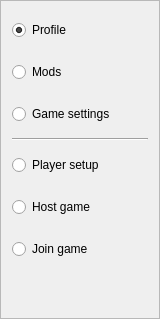
                <widget class="QFrame" name="GamePageTabsFrame">
                 <property name="maximumSize">
                  <size>
                   <width>160</width>
                   <height>16777215</height>
                  </size>
                 </property>
                 <property name="frameShape">
                  <enum>QFrame::StyledPanel</enum>
                 </property>
                 <property name="frameShadow">
                  <enum>QFrame::Raised</enum>
                 </property>
                 <layout class="QVBoxLayout" name="verticalLayout_2">
                  <item>
                   <widget class="QRadioButton" name="ProfileTabButton">
                    <property name="minimumSize">
                     <size>
                      <width>0</width>
                      <height>36</height>
                     </size>
                    </property>
                    <property name="text">
                     <string>Profile</string>
                    </property>
                    <property name="checked">
                     <bool>true</bool>
                    </property>
                   </widget>
                  </item>
                  <item>
                   <widget class="QRadioButton" name="FilesTabButton">
                    <property name="minimumSize">
                     <size>
                      <width>0</width>
                      <height>36</height>
                     </size>
                    </property>
                    <property name="text">
                     <string>Mods</string>
                    </property>
                   </widget>
                  </item>
                  <item>
                   <widget class="QRadioButton" name="GameSettingsTabButton">
                    <property name="minimumSize">
                     <size>
                      <width>0</width>
                      <height>36</height>
                     </size>
                    </property>
                    <property name="text">
                     <string>Game settings</string>
                    </property>
                   </widget>
                  </item>
                  <item>
                   <widget class="Line" name="line">
                    <property name="orientation">
                     <enum>Qt::Horizontal</enum>
                    </property>
                   </widget>
                  </item>
                  <item>
                   <widget class="QRadioButton" name="PlayerSetupTabButton">
                    <property name="minimumSize">
                     <size>
                      <width>0</width>
                      <height>36</height>
                     </size>
                    </property>
                    <property name="text">
                     <string>Player setup</string>
                    </property>
                   </widget>
                  </item>
                  <item>
                   <widget class="QRadioButton" name="HostGameTabButton">
                    <property name="minimumSize">
                     <size>
                      <width>0</width>
                      <height>36</height>
                     </size>
                    </property>
                    <property name="text">
                     <string>Host game</string>
                    </property>
                   </widget>
                  </item>
                  <item>
                   <widget class="QRadioButton" name="JoinGameTabButton">
                    <property name="minimumSize">
                     <size>
                      <width>0</width>
                      <height>36</height>
                     </size>
                    </property>
                    <property name="text">
                     <string>Join game</string>
                    </property>
                    <property name="iconSize">
                     <size>
                      <width>32</width>
                      <height>32</height>
                     </size>
                    </property>
                   </widget>
                  </item>
                  <item>
                   <spacer name="verticalSpacer">
                    <property name="orientation">
                     <enum>Qt::Vertical</enum>
                    </property>
                    <property name="sizeHint" stdset="0">
                     <size>
                      <width>20</width>
                      <height>40</height>
                     </size>
                    </property>
                   </spacer>
                  </item>
                 </layout>
                </widget>
